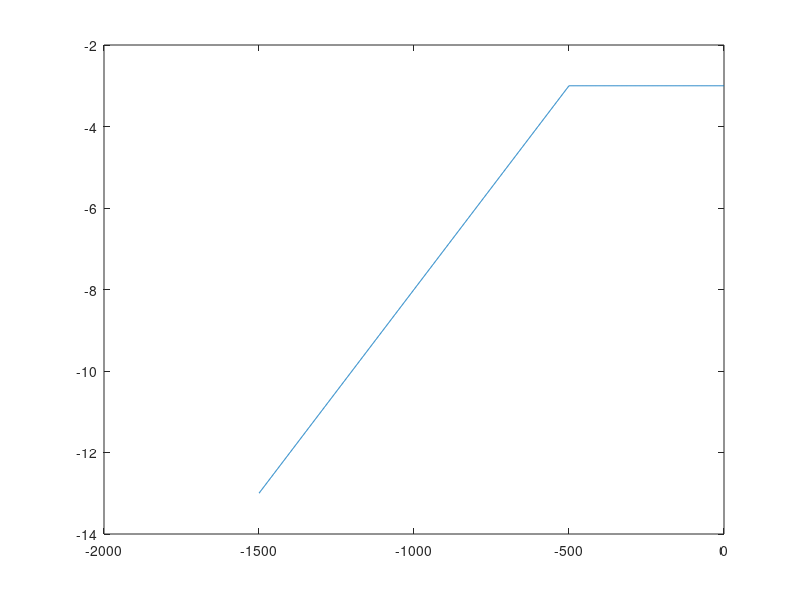

The MATLAB source for this figure:
% plot evolution of T_f that is used in the model.  See caption of
% figure 2 in the paper for where the information from this plot
% went into the paper.
clear all; close all
T_F_0=2.0;
C_T_f=10.0;
time=[-1500:1:0]
T_F=min(T_F_0+C_T_f*time/1000,-3.0);
plot(time,T_F)
